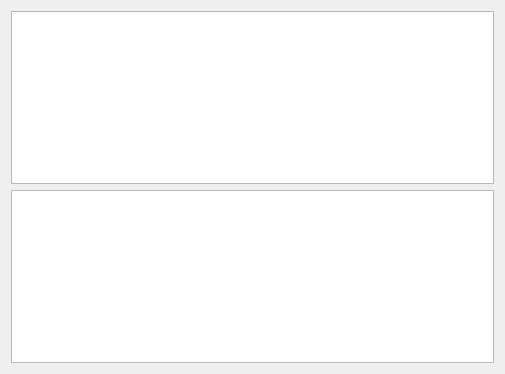
<?xml version="1.0" encoding="UTF-8"?>
<ui version="4.0">
 <class>MarkersWidget</class>
 <widget class="QWidget" name="MarkersWidget">
  <property name="geometry">
   <rect>
    <x>0</x>
    <y>0</y>
    <width>505</width>
    <height>374</height>
   </rect>
  </property>
  <property name="windowTitle">
   <string>Form</string>
  </property>
  <layout class="QVBoxLayout" name="verticalLayout">
   <item>
    <widget class="QListView" name="markersList"/>
   </item>
   <item>
    <widget class="QPlainTextEdit" name="markerTextEdit"/>
   </item>
  </layout>
 </widget>
 <resources/>
 <connections/>
</ui>
